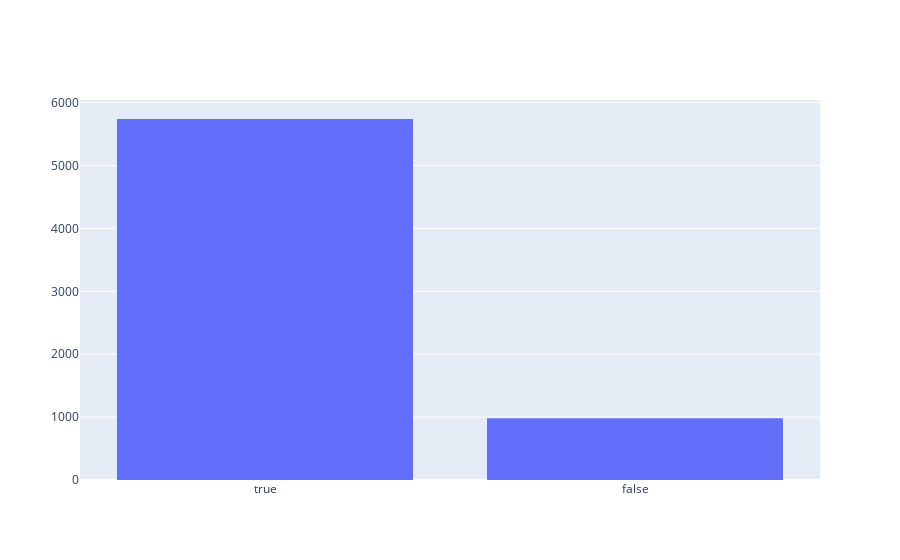

Source (notebook cell):
### Code cell
node_table = src.processing.raw_data_cleaning.build_node_table(data,["liking","experience"],["participant"])


fig = go.Figure(data=[go.Histogram(x=node_table["experience"]>0)])
fig.show()

### Figure 1 — Plotly figure (JSON) as saved in the notebook; plotly's stock layout.template omitted (floating-point values rounded to 4 significant figures; data arrays with more than 128 entries replaced by an {"elided": "..."} marker saying what was removed)
{"data": [{"type": "histogram", "x": {"elided": "6720 bool values"}}], "layout": {}}
